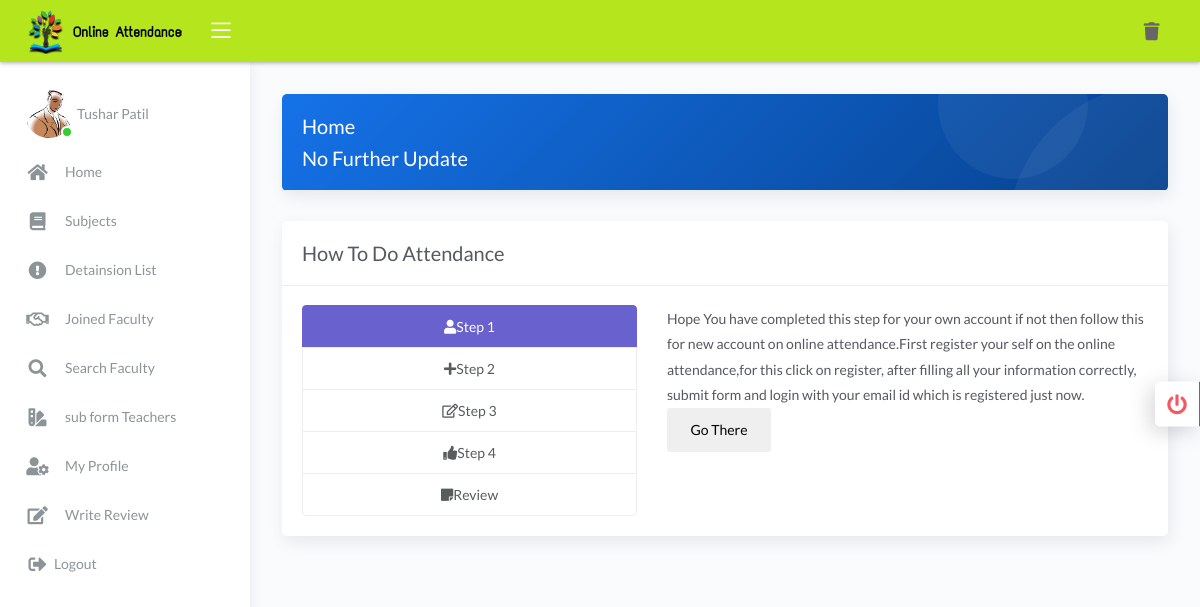
The app's page /user/main.php (signed in), older data.
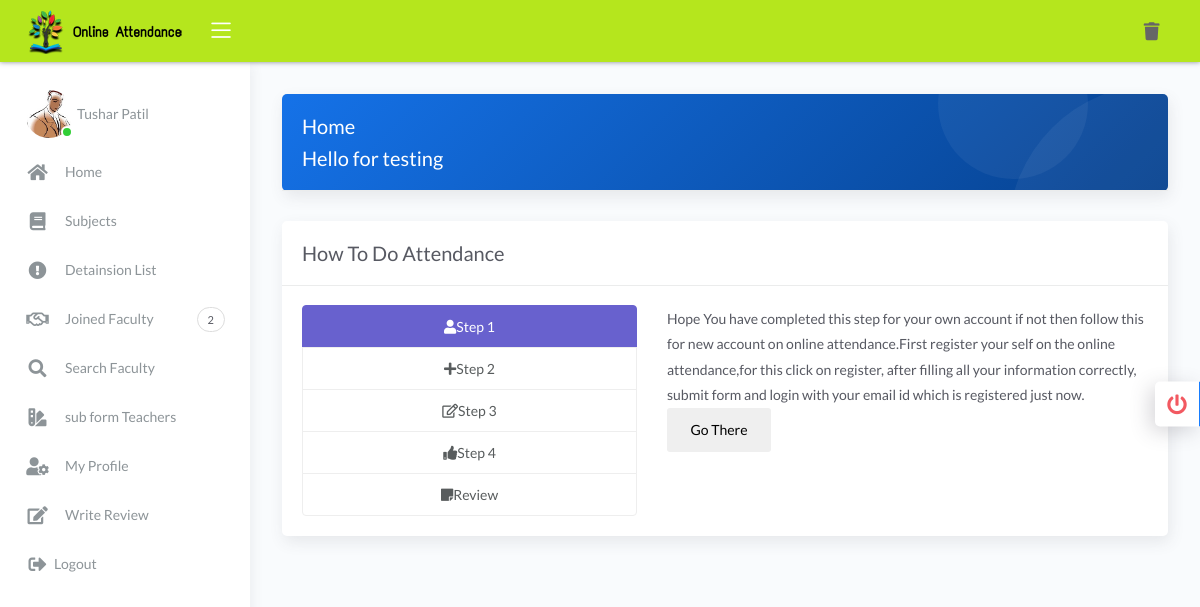
The same page, newer data.
### tables this page shows
CREATE TABLE `b_person` (
  `bid` int(11) NOT NULL,
  `code` varchar(11) NOT NULL,
  `category` text NOT NULL,
  `Name` text NOT NULL,
  `Email` varchar(256) NOT NULL,
  `Password` varchar(256) NOT NULL,
  `image` varchar(256) NOT NULL,
  `Plan` mediumtext NOT NULL,
  `cs` text NOT NULL,
  `Date` date NOT NULL,
  `status` text NOT NULL
);

CREATE TABLE `recieve` (
  `bid` int(11) NOT NULL,
  `rec` varchar(256) NOT NULL
);

CREATE TABLE `nupd` (
  `id` int(100) NOT NULL,
  `l1` text NOT NULL
);

### user/fun.php (called while the page is built, shortened)
<?php
function select($var,$col,$condtn)
{
	$query="SELECT $var FROM $col $condtn";
	$sql=mysqli_query($GLOBALS['connection'],$query);
	return $sql;
}
?>

### user/main.php (the view, shortened to what the changed rows need)
<?php
include('header.php');
include('navbar.php');
?>
<div class="page-inner">
	<div class="row">
		<div class="col-md-12">
			<div class="card bg-primary-gradient">
				<div class="card-header bubble-shadow">
					<h4 class="card-title"style="color: white">Home<marquee>
						<?php
						$sql=select("*","nupd","");
						if (mysqli_num_rows($sql)>0)
						{
							while ($row=mysqli_fetch_assoc($sql))
							{
								echo "<span style='color: white'>".$row['l1'].'</span>&emsp;&emsp; ';
							}
						}
						else
						{
							echo "<span style='color: white'>No Further Update</span>";
						}
						?>
					</marquee>
				</h4>
			</div>
		</div>
	</div>
</div>
</div>
</div>
</div>
</div>
<?php
include('script.php');
?>

### user/navbar.php (shortened to what the changed rows need)
<?php
include('fun.php');
?>
<body>
	<div class="wrapper">
		<div class="sidebar sidebar-style-2 ">
			<div class="sidebar-wrapper scrollbar scrollbar-inner">
				<div class="sidebar-content">
					<ul class="nav nav-primary ">
						<li class="nav-item fw-bold">
							<a href="profile.php" >
								<?php
								$id=$_SESSION['bid'];
								$sql=select("*","b_person","WHERE bid='$id'");
								foreach($sql as $row ) {
									if (empty($row['image']))
									{
										$words = explode(" ", strtoupper($row['Name']));
										$acronym = "";
										foreach ($words as $w) {
											$acronym .= $w[0];
										}
										echo "<div class='avatar avatar-lg'>
										<span class='avatar-title rounded-circle border border-white avatar-online'>".$acronym."</span>
										</div>";
									}
									else
									{
										echo "<div class='avatar avatar-online mr-1'><img class='avatar-img rounded-circle' src='../admin/image/".$row['image']."'></div>";
									}
								}
								?>
							</a>
						</li>
						<li class="nav-item" onmouseover="notification();">
							<a  href="jflty.php">
								<i class="far fa-handshake"></i>
								<p>Joined Faculty</p>
								<?php
								$aid=$_SESSION['bid'];
								$resultt=select("*","recieve","WHERE bid='$aid'");
								foreach($resultt as $roww )
								{
									$arr=$roww['rec'];
									$ucp= unserialize($arr);
									$y=count($ucp);
								}
								if ($y>0)
								{
									echo" <span class='badge'>".$y."</span>";
								}
								?>
							</a>
						</li>
					</ul>
				</div>
			</div>
		</div>
		<div class="main-panel">
			<div class="content">

Row changes from the older to the newer data that the page shows:
added recieve: rec "2"
added nupd: l1 "Hello for testing"
Text that changed along with them:
text no longer shown: "No Further Update"
